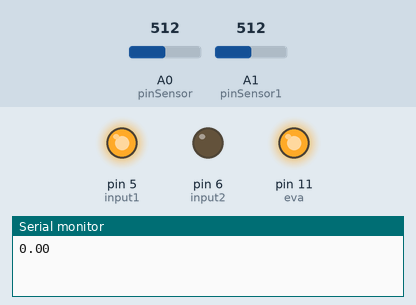
Simulated run of this sketch. Board: Arduino Uno, built with avr-gcc and run on an emulated ATmega328P. On the bench: output pins drawn as LEDs (lit = HIGH), the last lines printed to the serial monitor. The inputs (shaded band) are chosen by the test bench; at power-on: A0 (pinSensor) = 512, A1 (pinSensor1) = 512.

Above: at 1.2 s.
1.3 s: A0 (pinSensor) set to 524
At 2.7 s:
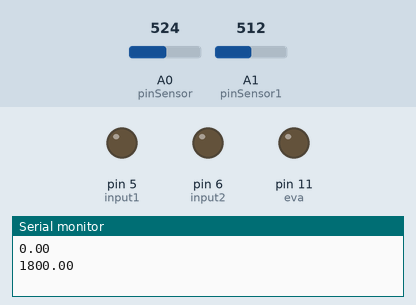
4.3 s: A0 (pinSensor) set to 716
At 7.23 s:
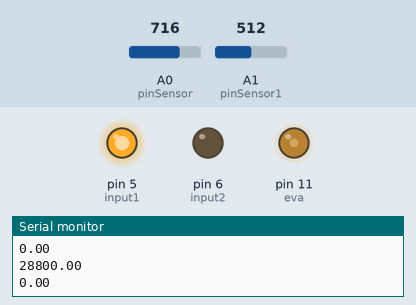
7.3 s: A0 (pinSensor) set to 731
At 10.5 s:
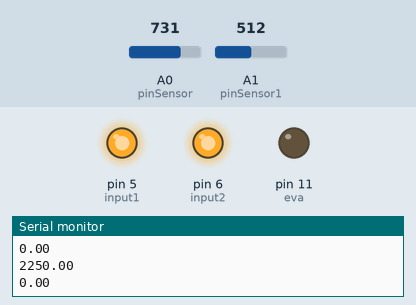
Timing chart, 0 to 12.0 s (numbered marks = the images above; inputs shaded):
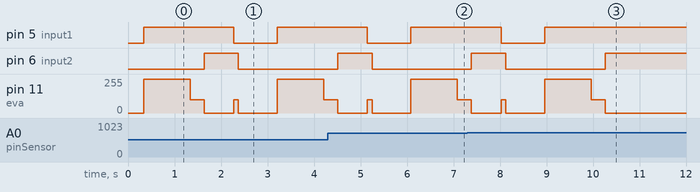

The sketch:

Control_elevator.ino
```cpp
int pinSensor =A0;
int pinSensor1 =A1;
int val_back=0;
int dval=0;
int count=0;

int input1 = 5;
int input2 = 6;
int eva = 11;


void setup() {
  Serial.begin (9600);
  pinMode(input1,OUTPUT);
  pinMode(input2,OUTPUT);
  pinMode (pinSensor,INPUT);
  pinMode (pinSensor1,INPUT);
}

void loop() {
  float val=0;
  float xval=0;
  float xval1=0;
  float xval2=0;
  float dval1=0;
  for (int j=0;j<5;j++){
      for (int i=0;i<30;i++){
        xval1=analogRead(pinSensor);
        xval2=analogRead(pinSensor1);
        xval=xval1-xval2;
        val=val+xval;
        delay(2);
        }
        dval=val-val_back;
        val_back=val;
        dval1=dval1+dval;
  }
  Serial.println(dval1);
  if (dval1<200&&count==0){
      analogWrite (eva,255);
      //forward
      digitalWrite(input1,HIGH);
      digitalWrite(input2,LOW);
      delay(1000);
      count=1;
      analogWrite (eva,100);
      digitalWrite(input1,HIGH);
      digitalWrite(input2,LOW);
      delay(300);
  }
  if (dval1<200&&count==1){

      analogWrite (eva,0);
      count=1;
      digitalWrite(input1,HIGH);
      digitalWrite(input2,HIGH);
      delay(300);

  }
   if (dval1>200&&count==1){
     count=0;
     analogWrite (eva,100);
      //forward
      digitalWrite(input1,LOW);
      digitalWrite(input2,HIGH);
      delay(100);
  }
  if (dval1>200&&count==0){
     analogWrite (eva,0);
     digitalWrite(input1,LOW);
     digitalWrite(input2,LOW);
     delay(500);
  }
}
```

Measured:
- the behaviour switches between 513 and 514 on A0 (pinSensor) (found by bisection; images 0 and 1)
- the behaviour switches between 717 and 718 on A0 (pinSensor) (found by bisection; images 2 and 3)
- after the input at 1.3 s, pin 5 (input1): HIGH → LOW after 0.97 s, → HIGH 0.94 s later
- after the input at 4.3 s, pin 5 (input1): HIGH → LOW after 0.85 s, → HIGH 0.94 s later
- after the input at 7.3 s, pin 5 (input1): HIGH → LOW after 0.72 s, → HIGH 0.94 s later
